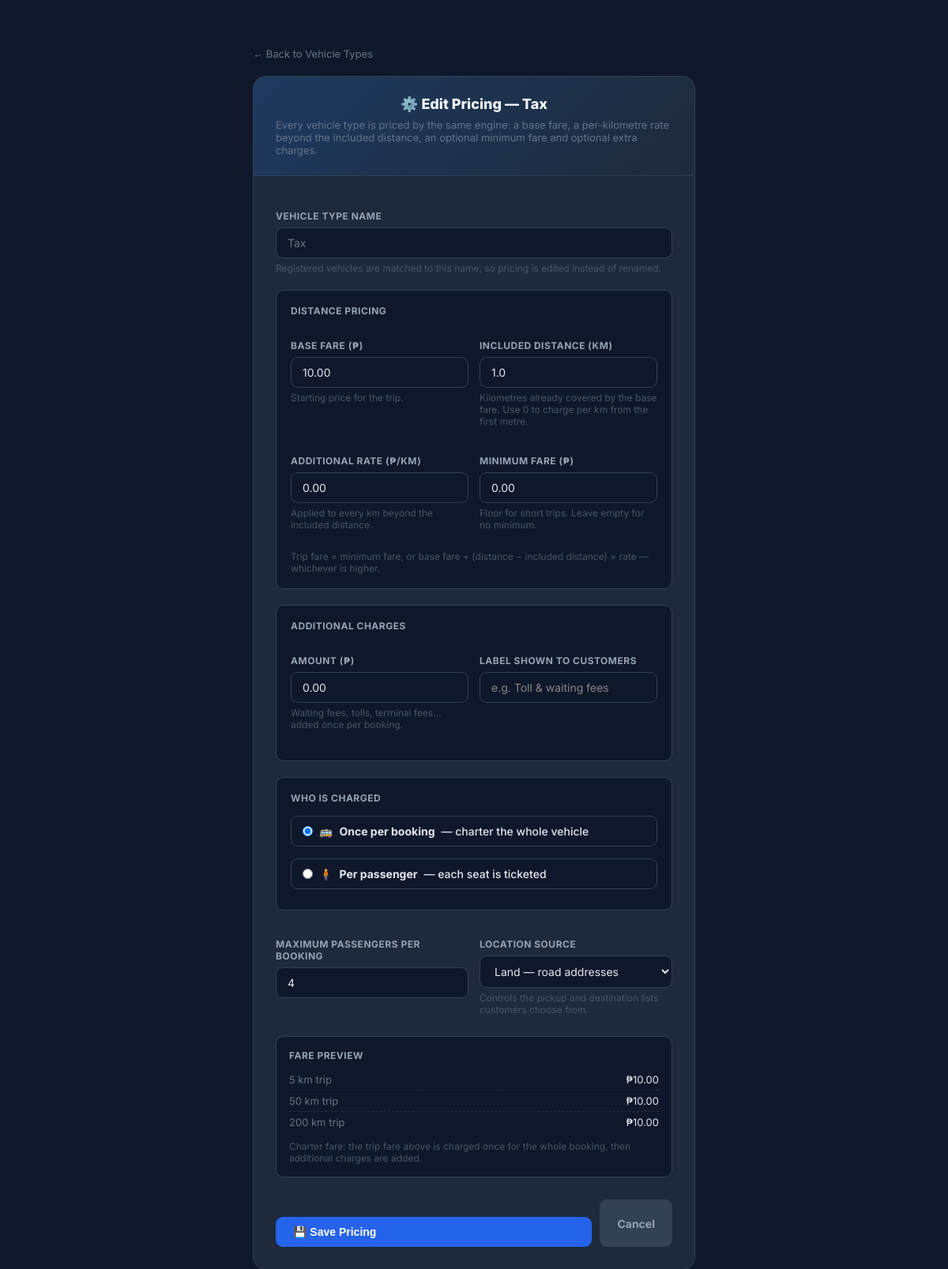
The page /admin/vehicle-types/edit/5 (signed in) on the database as committed earlier.
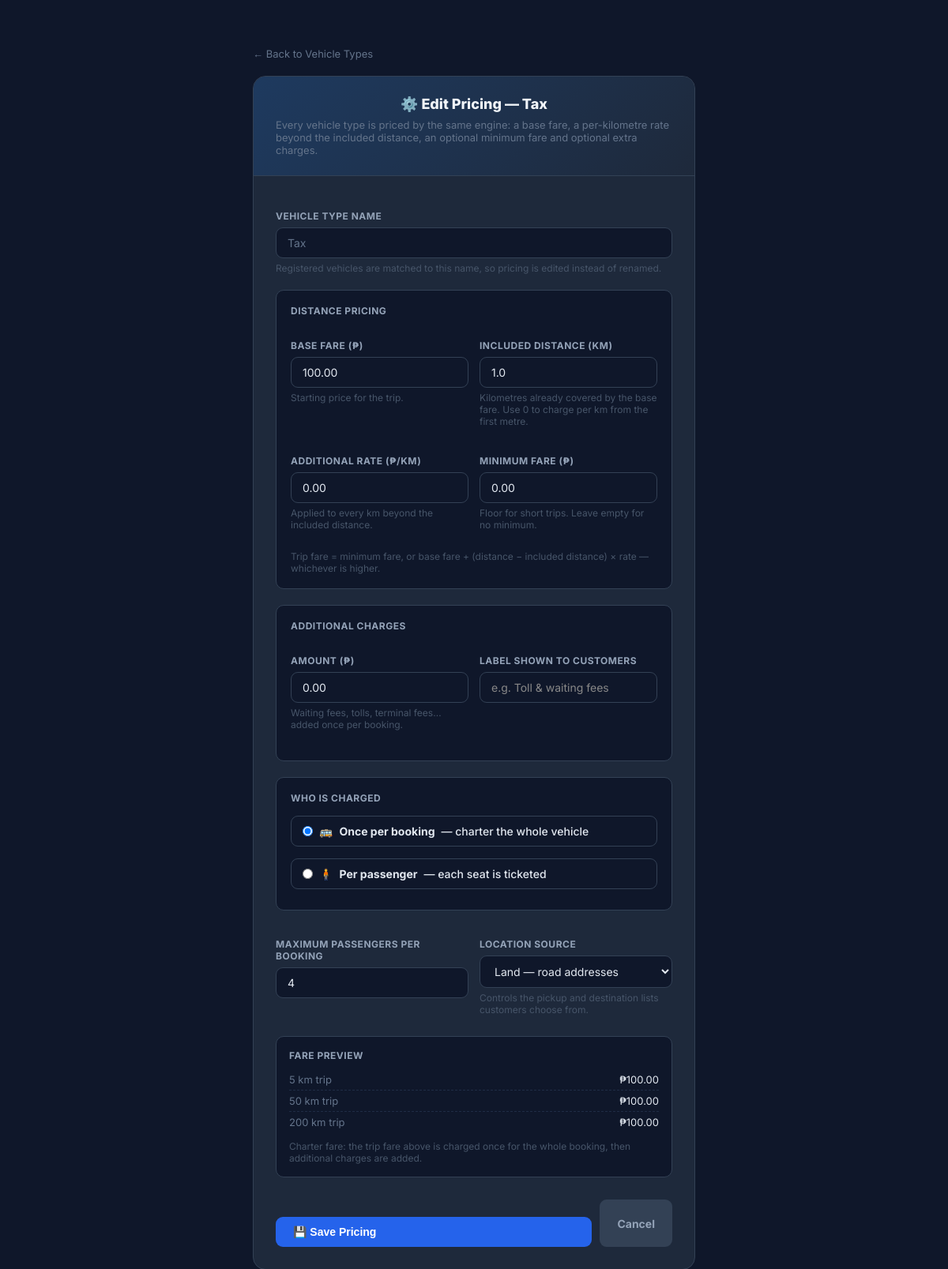
The same page on the database as committed later.
### tables this page shows
CREATE TABLE vehicle_types (
            type_id INTEGER PRIMARY KEY AUTOINCREMENT,
            type_name TEXT UNIQUE NOT NULL,
            rate_per_km REAL DEFAULT 2.22,
            max_passengers INTEGER DEFAULT 45,
            is_available INTEGER DEFAULT 1
        , base_fare REAL DEFAULT 0, included_distance REAL DEFAULT 0, min_fare REAL NOT NULL DEFAULT 0, extra_charges REAL NOT NULL DEFAULT 0, extra_charges_label TEXT DEFAULT '', charge_basis TEXT NOT NULL DEFAULT 'per_booking', location_type TEXT DEFAULT 'land', fare_configured INTEGER NOT NULL DEFAULT 0);

### TravelReservationSystem/app.py (the view, shortened to what this page needs)
@app.route("/admin/vehicle-types/edit/<int:type_id>", methods=["GET", "POST"])
def admin_edit_vehicle_type(type_id):
    if "user_id" not in session or session.get("username") != "admin":
        flash("Admin access only.", "error")
        return redirect(url_for("login"))
    conn = get_db()
    vt = conn.execute("SELECT * FROM vehicle_types WHERE type_id=?", (type_id,)).fetchone()
    if not vt:
        conn.close()
        abort(404)
    settings = get_vehicle_type_settings(conn)
    conn.close()
    current = next(s for s in settings if s["type_id"] == type_id)
    return render_template("admin_vehicle_type_form.html", vt=current,
                           form_values=None, mode="edit")

### TravelReservationSystem/app.py (called while the page is built)
def get_db():
    conn = sqlite3.connect(DATABASE, timeout=30)
    conn.row_factory = sqlite3.Row
    return conn

def get_booking_type(vehicle):
    if vehicle in ("Bus", "Van"):
        return "Seat Reservation"
    if vehicle in ("Taxi", "Motor"):
        return "Ride Reservation"
    if vehicle in ("Airplane", "Ferry"):
        return "Ticket Reservation"
    return "Reservation"

### TravelReservationSystem/templates/admin_vehicle_type_form.html (shortened to what the changed rows need)
<!DOCTYPE html>
<html lang="en">
<head>
    <link rel="stylesheet" href="{{ url_for('static', filename='css/style.css') }}">
</head>
<body>
{% set fv = form_values %}
{% macro num(name, default=0, fmt='%.2f') -%}
    {%- if fv -%}{{ fv.get(name, '') -}}
    {%- elif vt -%}{{ fmt | format(vt[name] | float) -}}
    {%- else -%}{{ default -}}
    {%- endif -%}
{%- endmacro %}
{% macro chosen(name, choice, default) -%}
    {%- if (fv and fv.get(name) == choice) or (vt and vt[name] == choice)
           or (not fv and not vt and choice == default) %}checked{% endif -%}
{%- endmacro %}
{% macro picked(name, choice, default) -%}
    {%- if (fv and fv.get(name) == choice) or (vt and vt[name] == choice)
           or (not fv and not vt and choice == default) %}selected{% endif -%}
{%- endmacro %}
<div class="form-wrap">
    <div class="card">
        <div class="card-header">
            <h1>
                {% if mode == 'add' %}➕ New Vehicle Type{% else %}⚙️ Edit Pricing — {{ vt['type_name'] }}{% endif %}
            </h1>
            <p>Every vehicle type is priced by the same engine: a base fare, a per-kilometre rate beyond the included distance, an optional minimum fare and optional extra charges.</p>
        </div>
        <div class="card-body">
            <form method="POST">
                {% if mode == 'add' %}
                <div class="field-group">
                    <label for="type_name">Vehicle Type Name</label>
                    <input type="text" id="type_name" name="type_name" required maxlength="50"
                           placeholder="e.g. Airport Shuttle"
                           value="{% if fv %}{{ fv.get('type_name', '') }}{% endif %}">
                    <p class="field-hint">Customers see this name, and drivers of matching vehicle codes get the bookings.</p>
                </div>
                {% else %}
                <div class="field-group">
                    <label for="type_name_readonly">Vehicle Type Name</label>
                    <input type="text" id="type_name_readonly" value="{{ vt['type_name'] }}" readonly>
                    <p class="field-hint">Registered vehicles are matched to this name, so pricing is edited instead of renamed.</p>
                </div>
                {% endif %}
                <div class="fare-section">
                    <h2>Distance Pricing</h2>
                    <div class="field-row">
                        <div class="field-group">
                            <label for="base_fare">Base Fare (₱)</label>
                            <input type="number" id="base_fare" name="base_fare" step="0.01" min="0"
                                   value="{{ num('base_fare') }}" placeholder="e.g. 1500.00">
                            <p class="field-hint">Starting price for the trip.</p>
                        </div>
                        <div class="field-group">
                            <label for="included_distance">Included Distance (km)</label>
                            <input type="number" id="included_distance" name="included_distance" step="0.1" min="0"
                                   value="{{ num('included_distance', fmt='%.1f') }}" placeholder="e.g. 25">
                            <p class="field-hint">Kilometres already covered by the base fare. Use 0 to charge per km from the first metre.</p>
                        </div>
                    </div>
                    <div class="field-row">
                        <div class="field-group">
                            <label for="rate_per_km">Additional Rate (₱/km)</label>
                            <input type="number" id="rate_per_km" name="rate_per_km" step="0.01" min="0"
                                   value="{{ num('rate_per_km') }}" placeholder="e.g. 45.00">
                            <p class="field-hint">Applied to every km beyond the included distance.</p>
                        </div>
                        <div class="field-group">
                            <label for="min_fare">Minimum Fare (₱)</label>
                            <input type="number" id="min_fare" name="min_fare" step="0.01" min="0"
                                   value="{{ num('min_fare') }}" placeholder="Optional">
                            <p class="field-hint">Floor for short trips. Leave empty for no minimum.</p>
                        </div>
                    </div>
                </div>
                <div class="fare-section">
                    <h2>Additional Charges</h2>
                    <div class="field-row">
                        <div class="field-group">
                            <label for="extra_charges">Amount (₱)</label>
                            <input type="number" id="extra_charges" name="extra_charges" step="0.01" min="0"
                                   value="{{ num('extra_charges') }}" placeholder="e.g. 120.00">
                            <p class="field-hint">Waiting fees, tolls, terminal fees… added once per booking.</p>
                        </div>
                    </div>
                </div>
                <div class="fare-section">
                    <h2>Who Is Charged</h2>
                    <label class="radio-label">
                        <input type="radio" name="charge_basis" value="per_booking"
                               {{ chosen('charge_basis', 'per_booking', 'per_booking') }}>
                        🚌 <strong>Once per booking</strong> — charter the whole vehicle
                    </label>
                    <label class="radio-label">
                        <input type="radio" name="charge_basis" value="per_passenger"
                               {{ chosen('charge_basis', 'per_passenger', 'per_booking') }}>
                        🧍 <strong>Per passenger</strong> — each seat is ticketed
                    </label>
                </div>
                <div class="field-row">
                    <div class="field-group">
                        <label for="max_passengers">Maximum Passengers per Booking</label>
                        <input type="number" id="max_passengers" name="max_passengers" min="1" max="500" required
                               value="{% if fv %}{{ fv.get('max_passengers', 1) }}{% elif vt %}{{ vt['max_passengers'] }}{% else %}1{% endif %}">
                    </div>
                    <div class="field-group">
                        <label for="location_type">Location Source</label>
                        <select id="location_type" name="location_type">
                            <option value="land" {{ picked('location_type', 'land', 'land') }}>Land — road addresses</option>
                        </select>
                        <p class="field-hint">Controls the pickup and destination lists customers choose from.</p>
                    </div>
                </div>
                <div class="preview">
                    <h2>Fare Preview</h2>
                    <div id="preview-rows"></div>
                    <p class="preview-note" id="preview-note"></p>
                </div>
            </form>
        </div>
    </div>
</div>
</body>
</html>

Rows that differ between the two databases and show on the page:
changed vehicle_types "Tax": base_fare "10.00" → "100.00"
Other text that changed with them:
text written by a page script: "5 km trip ₱10.00 50 km trip ₱10.00 200 km trip ₱10.00" → "5 km trip ₱100.00 50 km trip ₱100.00 200 km trip ₱100.00"
